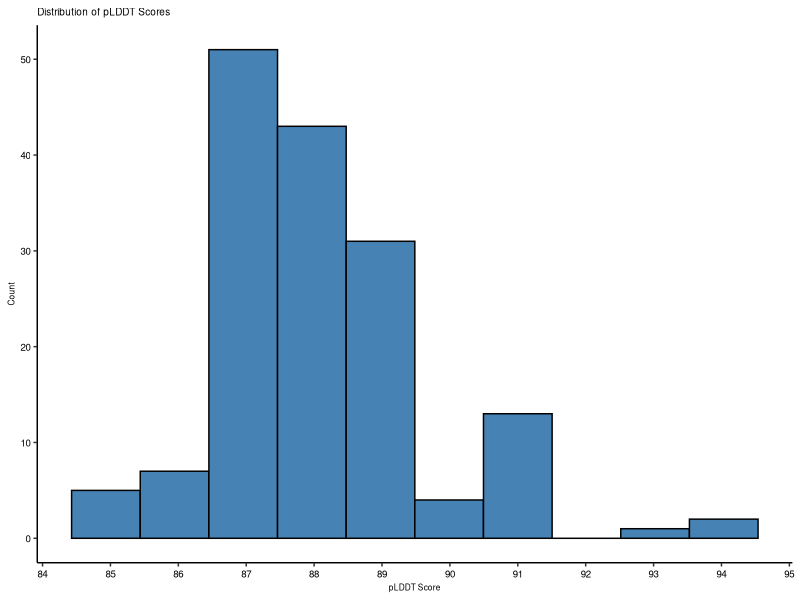
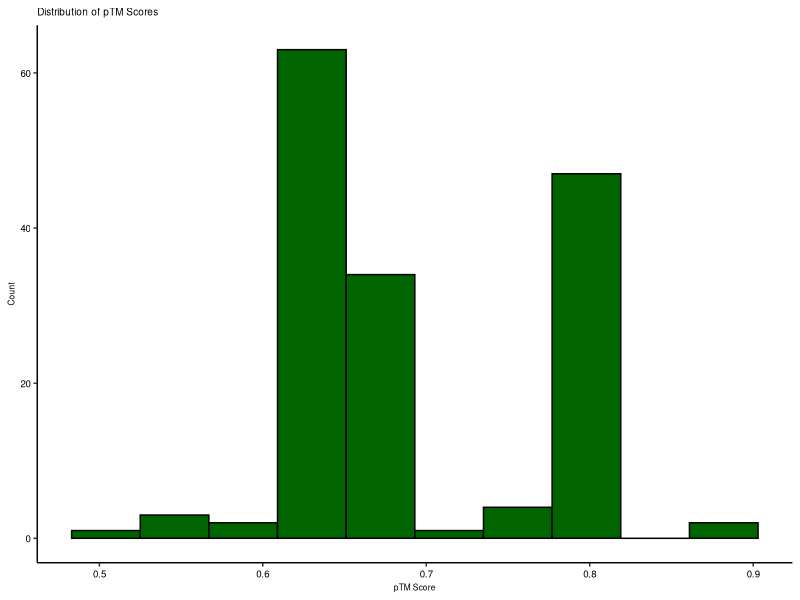
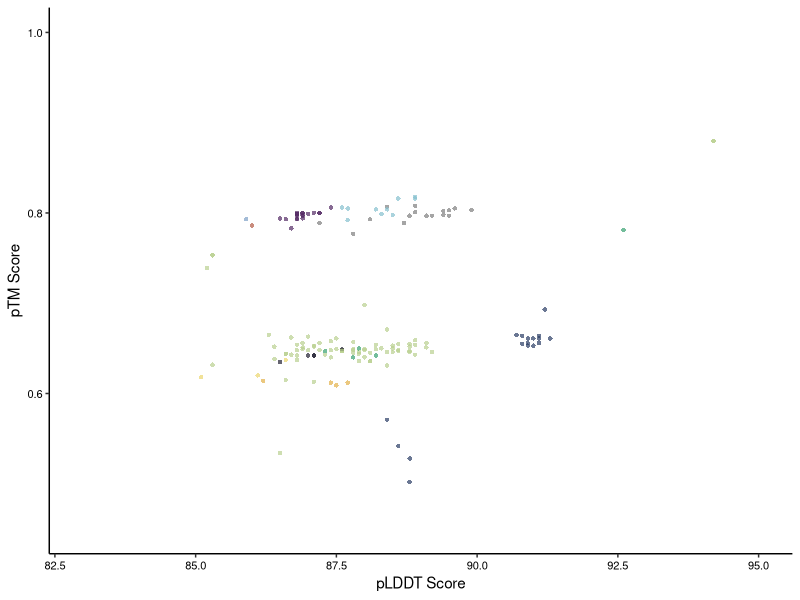
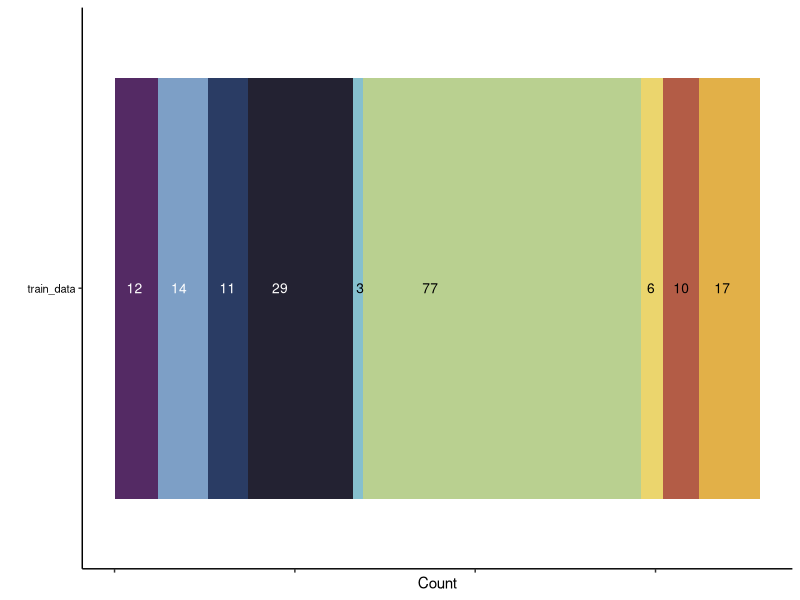

The R source for these figures, in order:
#-----------------------------------------------------------------------------------------------
# Author: Danielle M. Stevens
# Last Updated: 07/06/2020
# Script Purpose: 
# Inputs: 
# Outputs: 
#-----------------------------------------------------------------------------------------------

######################################################################
#  libraries to load
######################################################################

#load packages
library(readr)
library(tidyverse)
library(ggplot2)
library(ggrepel)

# color code for genera of interest
epitope_colors <- c("#b35c46","#e2b048","#ebd56d","#b9d090","#37a170","#86c0ce","#7d9fc6", "#2a3c64", "#542a64", "#232232")
names(epitope_colors) <- c("crip21","csp22","elf18","flg22","flgII-28","In11","nlp", "pep-25", "pg", "scoop")

receptor_colors <- c("#b35c46","#e2b048","#ebd56d","#b9d090","#37a170","#86c0ce","#7d9fc6", "#2a3c64", "#542a64", "#232232")
names(receptor_colors) <- c("CuRe1","CORE","EFR","FLS2","FLS3","INR","RLP23", "PERU", "RLP42", "MIK2")

# load alphafold scores
alphafold_scores <- read_table("./04_Preprocessing_results/alphafold_scores.txt", col_names = TRUE)
colnames(alphafold_scores) <- c("Receptor", "Best_Model", "pLDDT", "pTM")
#summary(alphafold_scores)

######################################################################
#  plots of alphafold scores before processing in LRR-Annotation
######################################################################

# Histogram of pLDDT scores
pLDDT_plot <- ggplot(alphafold_scores, aes(x = pLDDT)) +
            geom_histogram(bins = 10, fill = "steelblue", color = "black") +
            labs(title = "Distribution of pLDDT Scores",x = "pLDDT Score", y = "Count") +
            theme_classic() +
            theme(axis.text.x = element_text(size = 7, color = "black"),
                    axis.text.y = element_text(size = 7, color = "black"),
                    title = element_text(size = 6)) +
            scale_x_continuous(breaks = 80:100)

ggsave(filename = "./04_Preprocessing_results/pLDDT_plot.pdf", plot = pLDDT_plot, device = "pdf", dpi = 300, width = 2.5, height = 2)


# Histogram of pTM scores
pTM_plot <- ggplot(alphafold_scores, aes(x = pTM)) +
            geom_histogram(bins = 10, fill = "darkgreen", color = "black") +
    labs(title = "Distribution of pTM Scores", x = "pTM Score", y = "Count") +
    theme_classic() +
    theme(axis.text.x = element_text(size = 7, color = "black"),
        axis.text.y = element_text(size = 7, color = "black"),
        title = element_text(size = 6)) 
    scale_x_continuous(breaks = 0.45:1.00)

ggsave(filename = "./04_Preprocessing_results/pTM_plot.pdf", plot = pTM_plot, device = "pdf", dpi = 300, width = 2.5, height = 2)


# Scatter plot of pLDDT vs pTM
alphafold_scores$Protein_Family <- str_extract(alphafold_scores$Receptor, "(?<=_)[^_]+$")
pLDDT_pTM_scatter<- ggplot(alphafold_scores, aes(x = pLDDT, y = pTM, color = Protein_Family)) +
  geom_point(stroke = NA, alpha = 0.7) +
  labs( x = "pLDDT Score", y = "pTM Score") +
  scale_color_manual(values = receptor_colors) +
  theme_classic() +
  theme(axis.text.x = element_text(size = 8, color = "black"),
        axis.text.y = element_text(size = 8, color = "black"),
        legend.position = "none") +
    xlim(83, 95) +
    ylim(0.45, 1.00) 

ggsave(filename = "./04_Preprocessing_results/pLDDT_pTM_scatter.pdf", plot = pLDDT_pTM_scatter, device = "pdf", dpi = 300, width = 2.5, height = 2)

######################################################################
#  plot comparisons of LRR-Annotation and literature descriptions
######################################################################

load_training_ML_data <- readxl::read_xlsx(path = "./02_in_data/All_LRR_PRR_ligand_data.xlsx")
load_training_ML_data <- data.frame(load_training_ML_data)[1:12]


######################################################################
#  plot of test data 
######################################################################

test_data <- readr::read_csv(file = "./05_datasets/test_stratify.csv")
test_summary <- test_data %>% group_by(Receptor) %>% summarize(n = n())
test_summary$train_data <- "train_data"

# Combine INR and INR-like counts and remove INR-like
test_summary$n[test_summary$Receptor == "INR"] <- test_summary$n[test_summary$Receptor == "INR"] + 
test_summary$n[test_summary$Receptor == "INR-like"]
test_summary <- test_summary[test_summary$Receptor != "INR-like",]

# plot a stacked bar chart of the number of sequences in each Receptor
test_summary_plot <-ggplot(test_summary, aes(x = train_data, y = n, fill = Receptor)) +
  geom_bar(stat = "identity") +
  geom_text(aes(label = n, color = Receptor),
            size = 3.5, 
            position = position_stack(vjust = 0.2),
            hjust = -0.2) +
  theme_classic() +
  theme(axis.text.x = element_blank(),
        axis.text.y = element_text(size = 8, color = "black"),
        legend.position = "none") +
  scale_fill_manual(values = receptor_colors) +
  scale_color_manual(values = c(
    "CuRe1" = "black",    # Light color - black text
    "CORE" = "black",     # Light color - black text  
    "EFR" = "black",      # Light color - black text
    "FLS2" = "black",     # Light color - black text
    "FLS3" = "black",     # Light color - black text
    "INR" = "black",      # Light color - black text
    "RLP23" = "white",    # Dark color - white text
    "PERU" = "white",     # Dark color - white text
    "RLP42" = "white",    # Dark color - white text
    "MIK2" = "white"      # Dark color - white text
  )) +
  coord_flip() +
  xlab("") +
  ylab("Count")


ggsave(filename = "./04_Preprocessing_results/test_summary_plot.pdf", plot = test_summary_plot, device = "pdf", dpi = 300, width = 3.2, height = 0.8)
